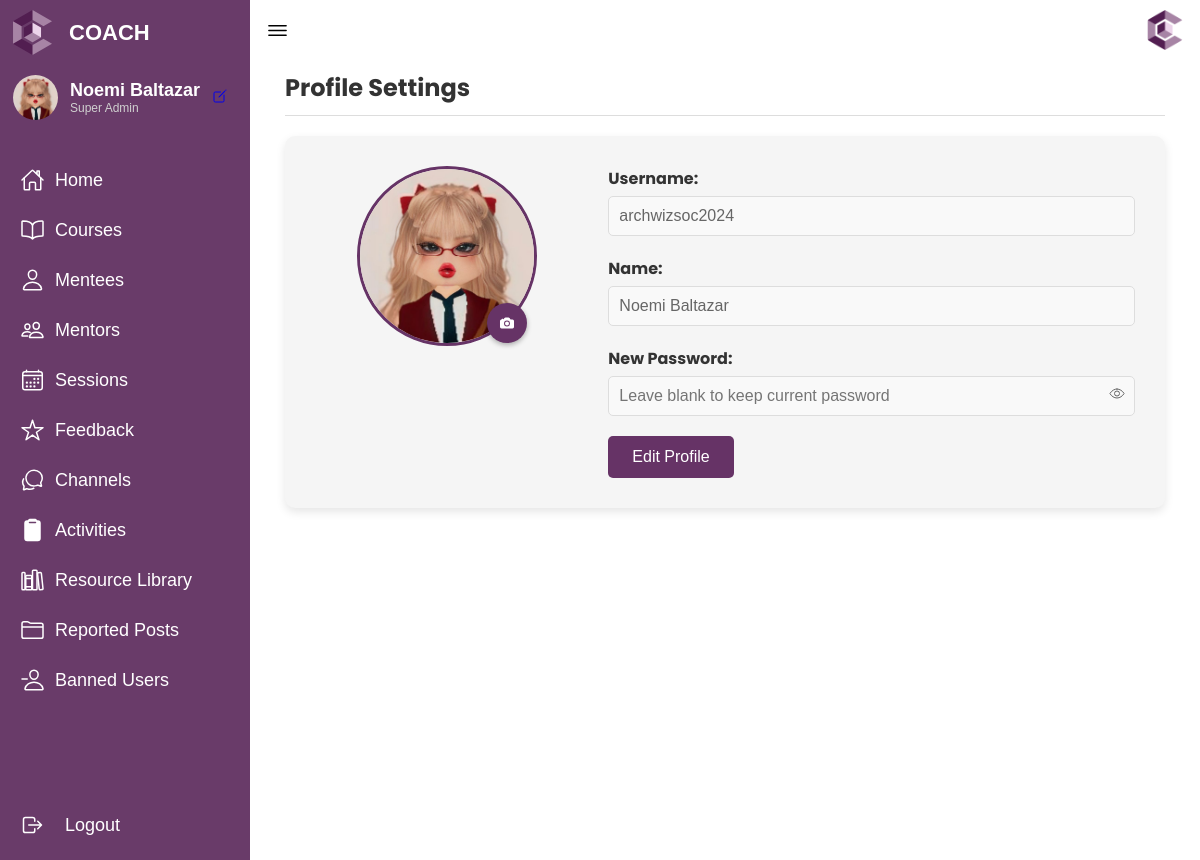
Page /admin/edit_profile.php?username=archwizsoc2024 (signed in) on the committed database.
### tables this page shows
CREATE TABLE `users` (
  `user_id` int(11) NOT NULL,
  `username` varchar(70) NOT NULL,
  `password` varchar(255) NOT NULL,
  `user_type` enum('Mentee','Mentor','Admin','Super Admin') NOT NULL,
  `first_name` varchar(100) DEFAULT NULL,
  `last_name` varchar(100) DEFAULT NULL,
  `email` varchar(80) NOT NULL,
  `icon` varchar(200) DEFAULT NULL,
  `dob` date DEFAULT NULL,
  `gender` varchar(30) DEFAULT NULL,
  `contact_number` varchar(100) DEFAULT NULL,
  `mentored_before` varchar(20) DEFAULT NULL,
  `mentoring_experience` text DEFAULT NULL,
  `area_of_expertise` varchar(100) DEFAULT NULL,
  `resume` varchar(200) DEFAULT NULL,
  `certificates` varchar(200) DEFAULT NULL,
  `assessment_score` int(20) DEFAULT NULL,
  `status` varchar(60) DEFAULT NULL,
  `reason` text DEFAULT NULL,
  `email_verification` varchar(50) DEFAULT NULL,
  `contact_verification` varchar(50) DEFAULT NULL,
  `full_address` varchar(100) DEFAULT NULL,
  `student` varchar(20) DEFAULT NULL,
  `student_year_level` varchar(30) DEFAULT NULL,
  `occupation` varchar(40) DEFAULT NULL,
  `to_learn` text DEFAULT NULL
);

### admin/edit_profile.php (the view, shortened to what this page needs)
<?php
require '../connection/db_connection.php';
$username_to_edit = $_GET['username'] ?? '';
$sql = "SELECT user_id, username, first_name, last_name, password, icon, user_type FROM users WHERE username = ?";
$stmt = $conn->prepare($sql);
$stmt->bind_param("s", $username_to_edit);
$stmt->execute();
$result = $stmt->get_result();
$user_data = $result->fetch_assoc();
$user_data['icon'] = !empty($user_data['icon']) ? $user_data['icon'] : '../uploads/img/default_pfp.png';
$user_data['full_name'] = $user_data['first_name'] . ' ' . $user_data['last_name'];
?>
<!DOCTYPE html>
<html lang="en">
<head>
  <link rel="stylesheet" href="css/dashboard.css"/>
  <link rel="stylesheet" href="../superadmin/css/profile.css" />
</head>
<body>
<nav>
  <div class="nav-top">
    <div class="logo">
      <div class="logo-image"><img src="../uploads/img/logo.png" alt="Logo"></div>
      <div class="logo-name">COACH</div>
    </div>
    <div class="admin-profile">
      <img src="<?php echo htmlspecialchars($_SESSION['user_icon']); ?>" alt="Profile Picture" />
      <div class="admin-text">
        <span class="admin-name"><?php echo htmlspecialchars($_SESSION['user_full_name']); ?></span>
        <span class="admin-role"><?php echo htmlspecialchars($_SESSION['user_type']); ?></span>
      </div>
      <a href="edit_profile.php?username=<?= urlencode($_SESSION['username']) ?>" class="edit-profile-link active" title="Edit Profile">
        <ion-icon name="create-outline"></ion-icon>
      </a>
    </div>
  </div>
  <div class="menu-items">
    <ul class="navLinks">
        <li class="navList">
            <a href="dashboard.php"> <ion-icon name="home-outline"></ion-icon>
                <span class="links">Home</span>
            </a>
        </li>
        <li class="navList">
            <a href="courses.php"> <ion-icon name="book-outline"></ion-icon>
                <span class="links">Courses</span>
            </a>
        </li>
        <li class="navList">
            <a href="manage_mentees.php"> <ion-icon name="person-outline"></ion-icon>
                <span class="links">Mentees</span>
            </a>
        </li>
         <li class="navList">
            <a href="manage_mentors.php"> <ion-icon name="people-outline"></ion-icon>
                <span class="links">Mentors</span>
            </a>
        </li>
         <li class="navList">
            <a href="manage_session.php"> <ion-icon name="calendar-outline"></ion-icon>
                <span class="links">Sessions</span>
            </a>
        </li>
        <li class="navList"> <a href="feedbacks.php"> <ion-icon name="star-outline"></ion-icon>
                <span class="links">Feedback</span>
            </a>
        </li>
        <li class="navList">
            <a href="channels.php"> <ion-icon name="chatbubbles-outline"></ion-icon>
                <span class="links">Channels</span>
            </a>
        </li>
         <li class="navList">
            <a href="activities.php"> <ion-icon name="clipboard"></ion-icon>
                <span class="links">Activities</span>
            </a>
        </li>
         <li class="navList">
            <a href="resource.php"> <ion-icon name="library-outline"></ion-icon>
                <span class="links">Resource Library</span>
            </a>
        </li>
        <li class="navList">
            <a href="reports.php"><ion-icon name="folder-outline"></ion-icon>
                <span class="links">Reported Posts</span>
            </a>
        </li>
        <li class="navList">
            <a href="banned-users.php"><ion-icon name="person-remove-outline"></ion-icon>
                <span class="links">Banned Users</span>
            </a>
        </li>
    </ul>
    <ul class="bottom-link">
      <li class="logout-link">
        <a href="#" onclick="confirmLogout()">
          <ion-icon name="log-out-outline"></ion-icon>
          <span class="links">Logout</span>
        </a>
      </li>
    </ul>
  </div>
</nav>
<section class="dashboard">
    <div class="top">
      <ion-icon class="navToggle" name="menu-outline"></ion-icon>
      <img src="../uploads/img/logo.png" alt="Logo">
    </div>
<div class="main-content">
    <h1 class="page-title">Profile Settings</h1>
    <div class="profile-container">
        <div class="profile-image-section">
            <div class="profile-img-container">
                <img src="<?= htmlspecialchars($user_data['icon']) ?>" class="profile-img" alt="Profile Picture" id="profileImage">
                <div class="edit-icon" onclick="document.getElementById('profileImageUpload').click()">
                    <ion-icon name="camera"></ion-icon>
                </div>
            </div>
        </div>
        <div class="profile-info">
            <form method="post" action="edit_profile.php?username=<?= urlencode($user_data['username']) ?>" id="profileForm">
                <div class="form-group">
                    <label>Username:</label>
                    <input type="text" name="username" id="username" value="<?= htmlspecialchars($user_data['username']) ?>" class="disabled-input" readonly>
                </div>
                <div class="form-group">
                    <label>Name:</label>
                    <input type="text" name="name" id="name" value="<?= htmlspecialchars($user_data['full_name']) ?>" class="disabled-input" readonly>
                </div>
                <div class="form-group">
                    <label>New Password:</label>
                    <div class="password-container">
                        <input type="password" name="password" id="password" placeholder="Leave blank to keep current password" class="disabled-input" readonly>
                        <span class="toggle-password" onclick="togglePasswordVisibility()">
                            <ion-icon name="eye-outline"></ion-icon>
                        </span>
                    </div>
                </div>
                <button type="button" id="editButton" class="action-btn" onclick="toggleEditMode()">Edit Profile</button>
            </form>
        </div>
    </div>
</div>
</section>
</body>
</html>

### admin/css/dashboard.css (style rules this page uses)
* { margin: 0; padding: 0; box-sizing: border-box; }
:root { --primary-color: #6a2c70; --nav-color: #693B69; --dash-color: #fff; --logo-color: #fff; --text-color: #000; --text-color-light: #333; --white: #fff; --border-color: #ccc; --toggle-color: #fff; --title-icon-color: #fff; --time-03: all 0.3s linear; --time-02: all 0.2s linear; }
body { width: 100%; min-height: 100vh; background-color: var(--dash-color); font-family: sans-serif; }
.admin-profile { display: flex; align-items: center; gap: 12px; padding: 20px 20px 15px; margin-left: -17px; }
.admin-profile img { width: 45px; height: 45px; border-radius: 50%; object-fit: cover; border: -5px solid #ffffff33; }
.admin-text { display: flex; flex-direction: column; line-height: 1.2; }
.admin-name { font-weight: 600; color: #ffffff; font-size:18px; }
.admin-role { font-size: 12px; color: #d0d0d0; }
nav .menu-items { margin-top: 20px; display: flex; flex-direction: column; height: calc(100% - 100px); justify-content: space-between; }
nav .menu-items .bottom-link li { display: flex; align-items: center; padding: 10px 0; }
nav .menu-items .bottom-link li a { margin-top: -140px; display: flex; align-items: center; color: var(--white); text-decoration: none; }
nav .menu-items .bottom-link li a ion-icon { margin-right: 10px; }
.logout-link .links { transition: var(--time-02); }
nav { position: fixed; top: 0; left: 0; height: 100%; width: 250px; background-color: var(--nav-color); padding: 10px 0 10px 10px; transition: var(--time-03); }
nav .logo { display: flex; align-items: center; }
nav .logo-image { width: 45px; height: 45px; border-radius: 50%; }
nav .logo-image img { width: 45px; height: 45px; object-fit: cover; }
nav .logo .logo-name { font-size: 22px; font-weight: 600; color: var(--logo-color); margin-left: 14px; white-space: nowrap; transition: var(--time-02); }
nav .menu-items { margin-top: 20px; display: flex; flex-direction: column; height: calc(100% - 90px); justify-content: space-between; }
nav .menu-items li { list-style: none; }
nav .menu-items li a { display: flex; align-items: center; height: 50px; text-decoration: none; }
nav .menu-items li a ion-icon { color: var(--white); font-size: 24px; min-width: 45px; }
nav .menu-items li a .links { font-size: 18px; color: var(--white); transition: var(--time-02); }
.dashboard { position: relative; left: 250px; width: calc(100% - 250px); min-height: 100vh; background-color: var(--dash-color); padding: 10px 15px; transition: var(--time-03); }
.dashboard .top { position: fixed; background-color: var(--dash-color); display: flex; justify-content: space-between; align-items: center; left: 250px; top: 0; padding: 10px 15px; width: calc(100% - 250px); transition: var(--time-03); z-index: 100; }
.dashboard .top .navToggle { font-size: 25px; color: var(--text-color); cursor: pointer; }
.top img { width: 40px; height: 40px; border-radius: 50%; }

### rows in the picture
users: icon (picture), username "archwizsoc2024"

### other values in the picture
$_SESSION['user_full_name'] "Noemi Baltazar"
$_SESSION['user_type'] "Super Admin"
